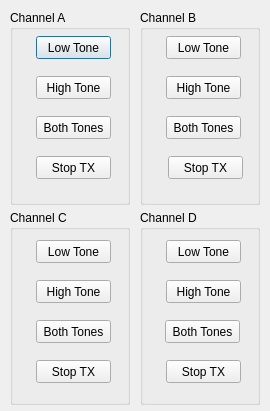
<?xml version="1.0" encoding="UTF-8"?>
<ui version="4.0">
 <class>calDialog</class>
 <widget class="QDialog" name="calDialog">
  <property name="geometry">
   <rect>
    <x>0</x>
    <y>0</y>
    <width>270</width>
    <height>411</height>
   </rect>
  </property>
  <property name="windowTitle">
   <string>Dialog</string>
  </property>
  <widget class="QGroupBox" name="groupBoxA">
   <property name="geometry">
    <rect>
     <x>10</x>
     <y>10</y>
     <width>120</width>
     <height>195</height>
    </rect>
   </property>
   <property name="title">
    <string>Channel A</string>
   </property>
   <widget class="QPushButton" name="Low_A">
    <property name="geometry">
     <rect>
      <x>26</x>
      <y>26</y>
      <width>75</width>
      <height>23</height>
     </rect>
    </property>
    <property name="text">
     <string>Low Tone</string>
    </property>
   </widget>
   <widget class="QPushButton" name="High_A">
    <property name="geometry">
     <rect>
      <x>26</x>
      <y>66</y>
      <width>75</width>
      <height>23</height>
     </rect>
    </property>
    <property name="text">
     <string>High Tone</string>
    </property>
   </widget>
   <widget class="QPushButton" name="Both_A">
    <property name="geometry">
     <rect>
      <x>26</x>
      <y>106</y>
      <width>75</width>
      <height>23</height>
     </rect>
    </property>
    <property name="text">
     <string>Both Tones</string>
    </property>
   </widget>
   <widget class="QPushButton" name="Stop_A">
    <property name="geometry">
     <rect>
      <x>26</x>
      <y>146</y>
      <width>75</width>
      <height>23</height>
     </rect>
    </property>
    <property name="text">
     <string>Stop TX</string>
    </property>
   </widget>
  </widget>
  <widget class="QGroupBox" name="groupBoxB">
   <property name="geometry">
    <rect>
     <x>140</x>
     <y>10</y>
     <width>120</width>
     <height>195</height>
    </rect>
   </property>
   <property name="title">
    <string>Channel B</string>
   </property>
   <property name="flat">
    <bool>false</bool>
   </property>
   <widget class="QPushButton" name="Low_B">
    <property name="geometry">
     <rect>
      <x>26</x>
      <y>26</y>
      <width>75</width>
      <height>23</height>
     </rect>
    </property>
    <property name="text">
     <string>Low Tone</string>
    </property>
   </widget>
   <widget class="QPushButton" name="High_B">
    <property name="geometry">
     <rect>
      <x>26</x>
      <y>66</y>
      <width>75</width>
      <height>23</height>
     </rect>
    </property>
    <property name="text">
     <string>High Tone</string>
    </property>
   </widget>
   <widget class="QPushButton" name="Both_B">
    <property name="geometry">
     <rect>
      <x>26</x>
      <y>106</y>
      <width>75</width>
      <height>23</height>
     </rect>
    </property>
    <property name="text">
     <string>Both Tones</string>
    </property>
   </widget>
   <widget class="QPushButton" name="Stop_B">
    <property name="geometry">
     <rect>
      <x>28</x>
      <y>146</y>
      <width>75</width>
      <height>23</height>
     </rect>
    </property>
    <property name="text">
     <string>Stop TX</string>
    </property>
   </widget>
  </widget>
  <widget class="QGroupBox" name="groupBox">
   <property name="geometry">
    <rect>
     <x>10</x>
     <y>210</y>
     <width>120</width>
     <height>195</height>
    </rect>
   </property>
   <property name="title">
    <string>Channel C</string>
   </property>
   <widget class="QPushButton" name="High_C">
    <property name="geometry">
     <rect>
      <x>26</x>
      <y>70</y>
      <width>75</width>
      <height>23</height>
     </rect>
    </property>
    <property name="text">
     <string>High Tone</string>
    </property>
   </widget>
   <widget class="QPushButton" name="Both_C">
    <property name="geometry">
     <rect>
      <x>26</x>
      <y>110</y>
      <width>75</width>
      <height>23</height>
     </rect>
    </property>
    <property name="text">
     <string>Both Tones</string>
    </property>
   </widget>
   <widget class="QPushButton" name="Low_C">
    <property name="geometry">
     <rect>
      <x>26</x>
      <y>30</y>
      <width>75</width>
      <height>23</height>
     </rect>
    </property>
    <property name="text">
     <string>Low Tone</string>
    </property>
   </widget>
   <widget class="QPushButton" name="Stop_C">
    <property name="geometry">
     <rect>
      <x>26</x>
      <y>150</y>
      <width>75</width>
      <height>23</height>
     </rect>
    </property>
    <property name="text">
     <string>Stop TX</string>
    </property>
   </widget>
  </widget>
  <widget class="QGroupBox" name="groupBox_2">
   <property name="geometry">
    <rect>
     <x>140</x>
     <y>210</y>
     <width>120</width>
     <height>195</height>
    </rect>
   </property>
   <property name="title">
    <string>Channel D</string>
   </property>
   <widget class="QPushButton" name="High_D">
    <property name="geometry">
     <rect>
      <x>26</x>
      <y>70</y>
      <width>75</width>
      <height>23</height>
     </rect>
    </property>
    <property name="text">
     <string>High Tone</string>
    </property>
   </widget>
   <widget class="QPushButton" name="Both_D">
    <property name="geometry">
     <rect>
      <x>25</x>
      <y>110</y>
      <width>75</width>
      <height>23</height>
     </rect>
    </property>
    <property name="text">
     <string>Both Tones</string>
    </property>
   </widget>
   <widget class="QPushButton" name="Low_D">
    <property name="geometry">
     <rect>
      <x>26</x>
      <y>30</y>
      <width>75</width>
      <height>23</height>
     </rect>
    </property>
    <property name="text">
     <string>Low Tone</string>
    </property>
   </widget>
   <widget class="QPushButton" name="Stop_D">
    <property name="geometry">
     <rect>
      <x>26</x>
      <y>150</y>
      <width>75</width>
      <height>23</height>
     </rect>
    </property>
    <property name="text">
     <string>Stop TX</string>
    </property>
   </widget>
  </widget>
 </widget>
 <resources/>
 <connections/>
 <slots>
  <slot>buttonClick()</slot>
 </slots>
</ui>
